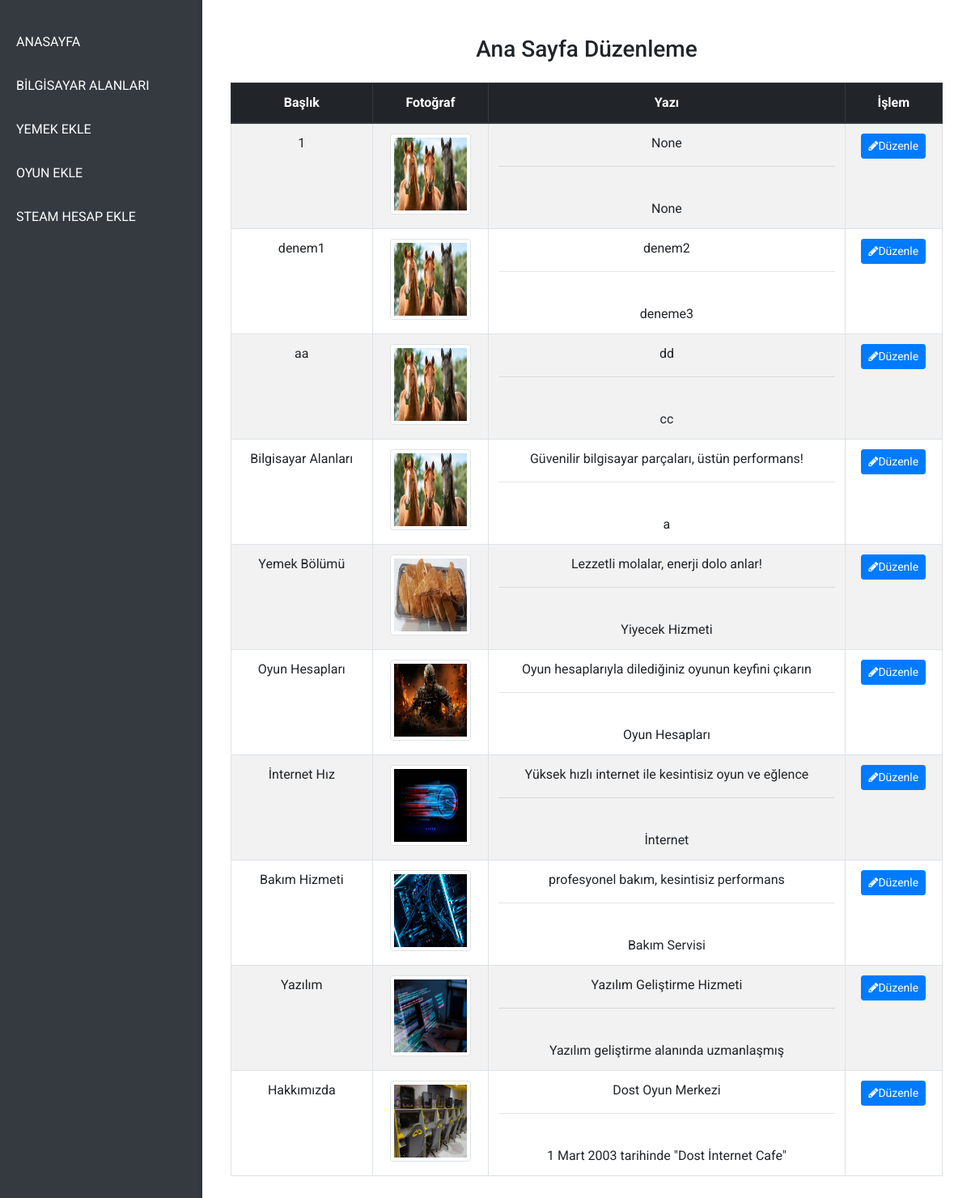
/indexa, run on an earlier commit of the app's database.
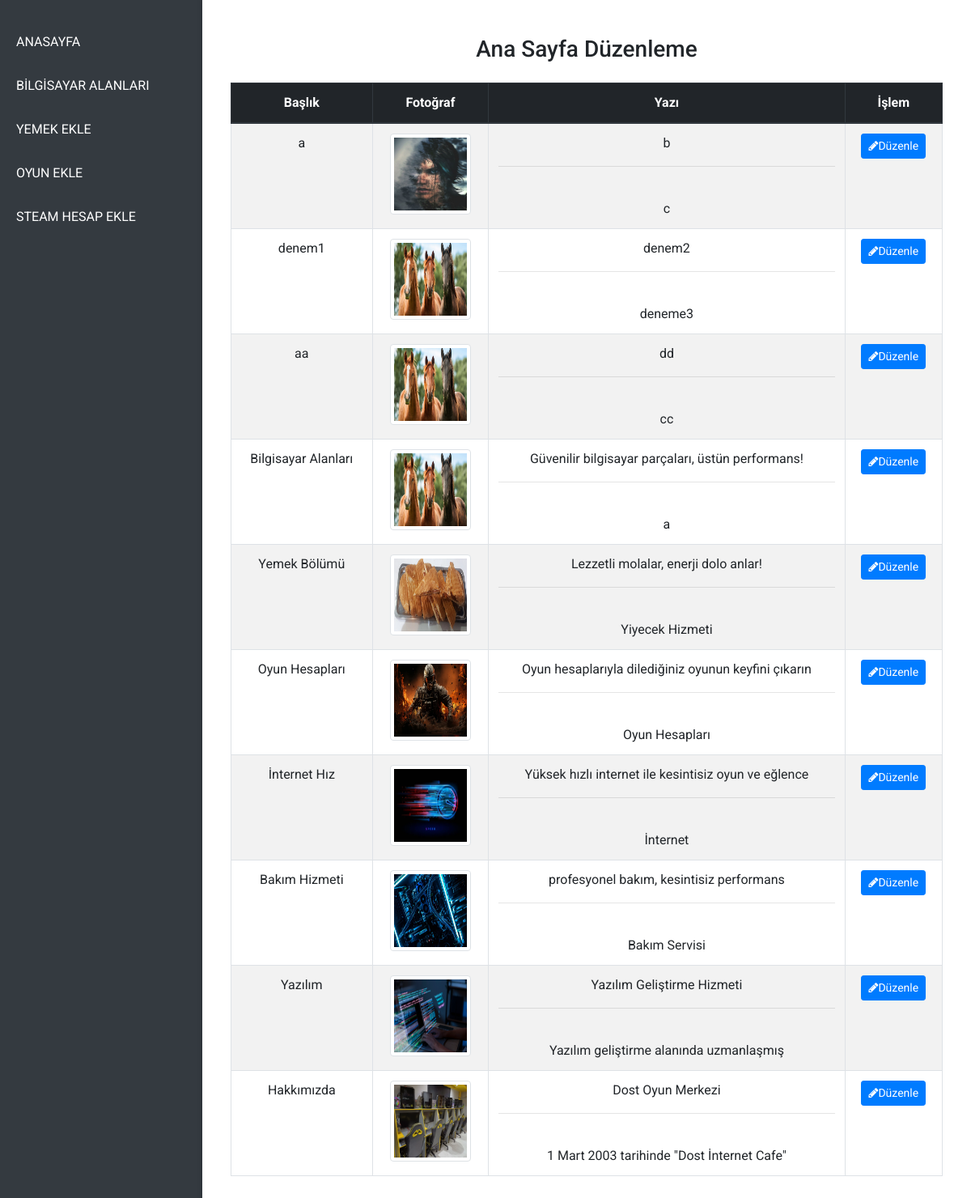
And on a later commit of the database.
### models.py (models this page shows)
class tblmediaandtext(db.Model):
    id = db.Column(db.Integer, primary_key=True)
    page_name = db.Column(db.String(50), unique=False, nullable=False, default='')
    label = db.Column(db.String(100), unique=False, nullable=True)
    path = db.Column(db.String(50), unique=False, nullable=False, default='')
    file_name = db.Column(db.String(255), nullable=False, default='')
    text1 = db.Column(db.String(5000), nullable=True)
    text2 = db.Column(db.String(5000), nullable=True)

### app.py (the view)
@app.route("/indexa", methods=["GET", "POST"])
def indexa():
    mediawithtext = tblmediaandtext.query.filter_by(page_name = "mainpage").all()
    return render_template("indexa.html", mediawithtext=mediawithtext)

### templates/indexa.html
{% extends "adminlayout.html" %}
{% block main %}
<div class="container mt-4">
    <h3 class="mb-4">Ana Sayfa Düzenleme</h3>
    <table class="table table-bordered table-striped">
        <thead class="thead-dark">
            <tr>
                <th>Başlık</th>
                <th>Fotoğraf</th>
                <th>Yazı</th>
                <th>İşlem</th>
            </tr>
        </thead>
        <tbody>
            {% for mt in mediawithtext %}
                <tr>
                    <td>{{ mt.label }}</td>
                    <td>
                        <img src=" {% if mt.path:%}{{ mt.path}} {% else:%} ../static/img/noImage.jpg {% endif %}" alt="photo" class="img-thumbnail" style="width: 100px; height: 100px;">
                    </td>
                    <td>
                        {{ mt.text1 }}
                        <hr> <br>
                        {{ mt.text2 }}
                    </td>
                    <td>
                        <a href="/updatemainpage/{{mt.id}}" class="btn btn-sm btn-primary"><i class="fa fa-pencil"></i>Düzenle</a>
                    </td>
                </tr>
            {% endfor %}
        </tbody>
    </table>
</div>
{% endblock %}

### templates/adminlayout.html (shortened to what this page needs)
<!DOCTYPE html>
<html lang="en">
<head>
    <link rel="stylesheet" href="https://maxcdn.bootstrapcdn.com/bootstrap/4.0.0-beta/css/bootstrap.min.css">
    <link rel="stylesheet" href="https://cdnjs.cloudflare.com/ajax/libs/font-awesome/4.5.0/css/font-awesome.min.css">
    <link href="https://fonts.googleapis.com/css?family=Roboto" rel="stylesheet"> <link rel='stylesheet' href='https://cdnjs.cloudflare.com/ajax/libs/twitter-bootstrap/4.0.0-beta/css/bootstrap.min.css'>
    <link rel='stylesheet' href='https://cdnjs.cloudflare.com/ajax/libs/font-awesome/4.5.0/css/font-awesome.min.css'>
    <link rel="stylesheet" href="static/css/admin/indexadmin.css">
    <link rel="stylesheet" href="../static/css/admin/indexadmin.css">
</head>
<body>
    <div class="main">
        <div class="leftbar">
            <ul>
                <li class="nav-item"><a class="nav-link" href="/indexa">ANASAYFA</a></li>
                <li class="nav-item"><a class="nav-link" href="/computerfiles">BİLGİSAYAR ALANLARI</a></li>
                <li class="nav-item"><a class="nav-link" href="/foodsadd">YEMEK EKLE</a></li>
                <li class="nav-item"><a class="nav-link" href="/gamesadd">OYUN EKLE</a></li>
                <li class="nav-item"><a class="nav-link" href="/steamsadd">STEAM HESAP EKLE</a></li>
            </ul>
        </div>
        <div class="rightbar">
            {% block main %}{% endblock %}
        </div>
    </div>
</body>
</html>

### static/css/admin/indexadmin.css (style rules this page uses)
body, html { margin: 0; padding: 0; font-family: 'Roboto', sans-serif; height: 100%; background-color: #f8f9fa; }
.main { display: flex; height: 100vh; }
.leftbar { width: 250px; background-color: #343a40; color: #fff; display: flex; flex-direction: column; padding-top: 20px; box-shadow: 2px 0 5px rgba(0, 0, 0, 0.3); }
.leftbar ul { list-style: none; padding: 0; margin: 0; }
.leftbar .nav-item { margin: 10px 0; }
.leftbar .nav-link { color: #fff; text-decoration: none; padding: 10px 20px; display: block; font-size: 16px; transition: background 0.3s ease, padding-left 0.3s ease; }
.rightbar { flex-grow: 1; padding: 20px; background-color: #ffffff; overflow-y: auto; box-shadow: -2px 0 5px rgba(0, 0, 0, 0.1); }
.container { display: flex; flex-direction: column; align-items: center; justify-content: center; }
table { width: 80%; margin-left: auto; margin-right: auto; text-align: center; }
h3 { text-align: center; }

What changed in the data, as far as the page shows it:
changed tblmediaandtext (number 1 of 10 on the later page): label "1" → "a"; path: a different picture; text1 "None" → "b"; text2 "None" → "c"
